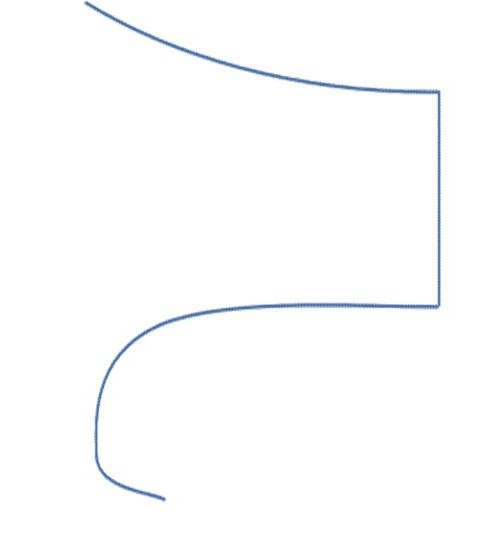
#> input picture Python/ji.jpg, 500 x 537 px, found by its file name
$ python test_325.py
#> lines starting #> are read from the running program, lines starting #| are printed output that depends on the picture
### GMM/AcaGMM/getdata_image.py
from PIL import Image
import numpy as np
import matplotlib.pyplot as plt

def getdata_image(image):
#> called with image = 'ji.jpg'
    img = Image.open(image).convert('L')
    img_data = np.asarray(img)
    print(img_data.shape)
#| (537, 500)
    k = 0
    data = []

    for i in range(0, img_data.shape[0]):
        for j in range(0, img_data.shape[1]):
            if img_data[i, j] != 255:
                data.append([i, j])
                k += 1
#> after the loop, k = 21286
    data = np.array(data).T
    print(data)
#> (printed output is left out)
    Data = []
    len = 300
    for i in range(0, int(data.shape[1]/len)):
        Data.append(data[:, i * len])
    Data = np.array(Data).T
    # plt.scatter(Data[0,:],Data[1,:])
    # plt.show()
    return Data

### FGMM/pca_initial.py
import matplotlib.pyplot as plt
import numpy as np
from numpy.linalg import eig
import matplotlib.pyplot as plot
from scipy.optimize import fsolve
from sympy import *
import math

def kMeans(X, K, maxIters = 50):
    centroids = X[np.random.choice(np.arange(len(X)), K), :]
    for i in range(maxIters):
        C = np.array([np.argmin([np.dot(x_i-y_k, x_i-y_k) for y_k in centroids]) for x_i in X])
        centroids = [X[C == k].mean(axis = 0) for k in range(K)]
    return np.array(centroids) , C

# [10 lines of commented-out code are left out]

def pca(X,i):
    """
    二维数据的主成分分析（PCA）函数

    参数：
    X: numpy.array, shape (n_samples, 2)
        输入的二维数据，每行代表一个样本，每列代表一个特征

    返回：
    eig_vals: numpy.array, shape (2,)
        特征值（方差）的数组，按从大到小排序
    eig_vecs: numpy.array, shape (2, 2)
        特征向量的数组，每列代表一个特征向量
    X_pca: numpy.array, shape (n_samples, 2)
        降维后的数据，投影到主成分上的结果
    """
    i = 2
    # 1. 计算均值
    mean = np.mean(X, axis=0)

    # 2. 中心化数据
    X_centered = X - mean

    # 3. 计算协方差矩阵
    cov_matrix = np.cov(X_centered, rowvar=False)

    # 4. 计算特征值和特征向量
    eig_vals, eig_vecs = np.linalg.eig(cov_matrix)

    # 5. 特征值从大到小排序
    idx = np.argsort(eig_vals)[::-1]
    eig_vals = eig_vals[idx]
    eig_vecs = eig_vecs[:, idx]

    # 6. 降维
    # X_pca = np.dot(X_centered, eig_vecs)
    X_pca = np.dot(eig_vecs.T, X_centered.T)

    return X_pca, mean, eig_vecs.T

# [43 lines left out: functions least_squares, solve_func, cal_distance, not called in this run]

def LSFM_PCA(Data, k):
    _, Q, T = pca(Data, k)

# [22 lines left out: function init_variance, not called in this run]

def PCA_init(Data, nbStates):       #Data:2*n
    nbVar, nbData = np.shape(Data)
    Centers, Data_id = kMeans(np.transpose(Data), nbStates)
    Mu = np.transpose(Centers)
    Priors = np.ndarray(shape = (1, nbStates))
    Sigma = np.ndarray(shape = (nbVar, nbVar, nbStates))
    # fig = plt.figure()
    C = []
    # print(Data_id)
    threshold = 0.0001
    Q = []
    T = []
    for i in range(0, nbStates):
        idtmp = np.nonzero(Data_id == i)
        idtmp = list(idtmp)
        idtmp = np.reshape(idtmp, (np.size(idtmp)))
        Priors[0,i] = np.size(idtmp)
        Data = np.array(Data)
        data_temp = Data[:,idtmp]
        data_temp = np.array(data_temp)
        # plt.scatter(data_temp[0,:], data_temp[1, :])
        pca_, T_, Q_ = pca(data_temp.T, 2)
        a = np.tile(T_, (data_temp.shape[1], 1)).T
        data_temp = np.dot(Q_, data_temp - np.tile(T_, (data_temp.shape[1], 1)).T)    # y = Q * (x - T)

        Q.append(Q_.copy())
        T.append(T_)
        print(pca_.shape, 'pca')
        quad = least_squares(pca_, 2)
        # plt.scatter(pca_[0,:], pca_[1,:])
        # plt.scatter(pca_[0,:], pca_[0,:]*pca_[0,:]*quad[0]+pca_[0,:]*quad[1]+quad[2])
        C.append(quad)
        if abs(quad[0]) >= threshold:
            sigma_1, sigma_2 = init_variance(data_temp, quad)
            Sigma[:, :, i] = np.array([[sigma_1, 0], [0, sigma_2]])
        if abs(quad[0]) < threshold:
            a = np.concatenate((Data[:, idtmp],Data[:, idtmp]), axis = 1)
            Sigma[:,:,i] = np.cov(a)
            Sigma[:,:,i] = Sigma[:,:,i] + 0.00001 * np.diag(np.diag(np.ones((nbVar,nbVar))))
    Priors = Priors / nbData
    theta = [Mu, Sigma, C, Q, T, Priors]
    # plt.show()
    return theta, Data_id

### GMM/AcaGMM/test_325.py
import numpy as np
from pca_initial import *
import random as rd
from EM_gene import *
from PIL import Image
from getdata_image import *
from GMR_0 import *

def sort_by_first_column_inplace(arr):
    # 使用 sort() 方法，传入 key 参数来指定排序依据为第一列
    arr.sort(key=lambda x: x[0])
    return arr


##########################-----get_data-------######################

Data = getdata_image('ji.jpg')

# [59 lines of commented-out code are left out]
plt.scatter(Data[0,:], Data[1,:])
plt.show()
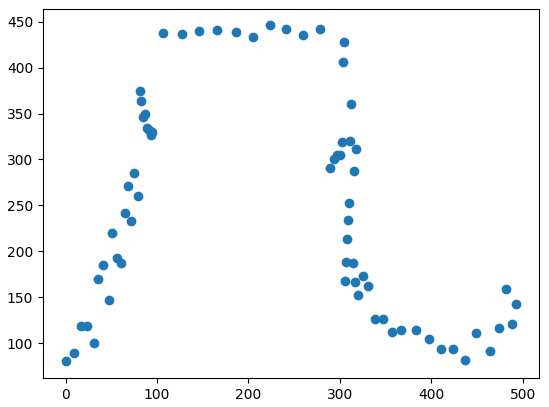
#> figure drawn by matplotlib, 1 panel
#########################------initial-------#######################

nb_states = 5
theta, Data_id = PCA_init(Data, nb_states)
#> (the run stopped early here; a loop or call above may not have finished)

$ run again, with Python/input.jpg copied over Python/ji.jpg
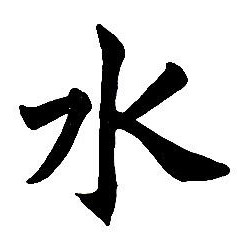
#> input picture Python/input.jpg, 237 x 239 px, found by its file name
#| (239, 237)
#> (printed output is left out)
#> `plt.show()`:
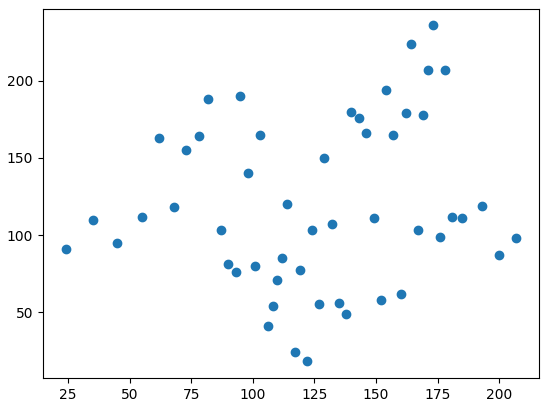
#> figure drawn by matplotlib, 1 panel
